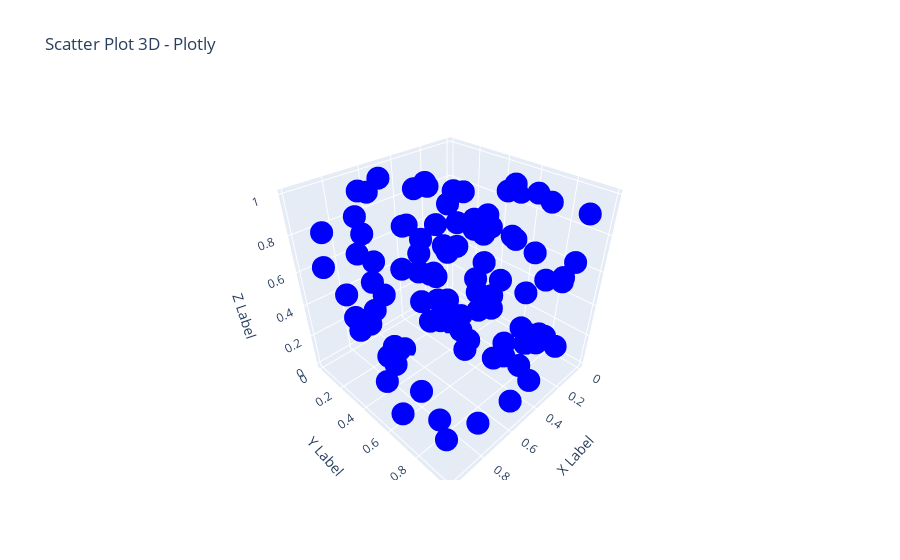

Source (notebook cell):
### Markdown cell above
**Plotly:**

plotly.graph_objects: Plotly es conocido por su capacidad para crear gráficos interactivos. La biblioteca plotly.graph_objects permite crear gráficos 3D interactivos y es especialmente útil para la visualización en línea.

### Code cell
import plotly.graph_objects as go
import numpy as np

# Generar datos de ejemplo
np.random.seed(42)
n_points = 100
x = np.random.rand(n_points)
y = np.random.rand(n_points)
z = np.random.rand(n_points)

# Crear el gráfico de dispersión 3D interactivo
fig = go.Figure(data=[go.Scatter3d(x=x, y=y, z=z, mode='markers', marker=dict(color='blue', size=8))]) #lines+markers / text

# Configuración adicional del gráfico
fig.update_layout(scene=dict(xaxis_title='X Label', yaxis_title='Y Label', zaxis_title='Z Label'),
                  title='Scatter Plot 3D - Plotly')

# Mostrar el gráfico
fig.show()
